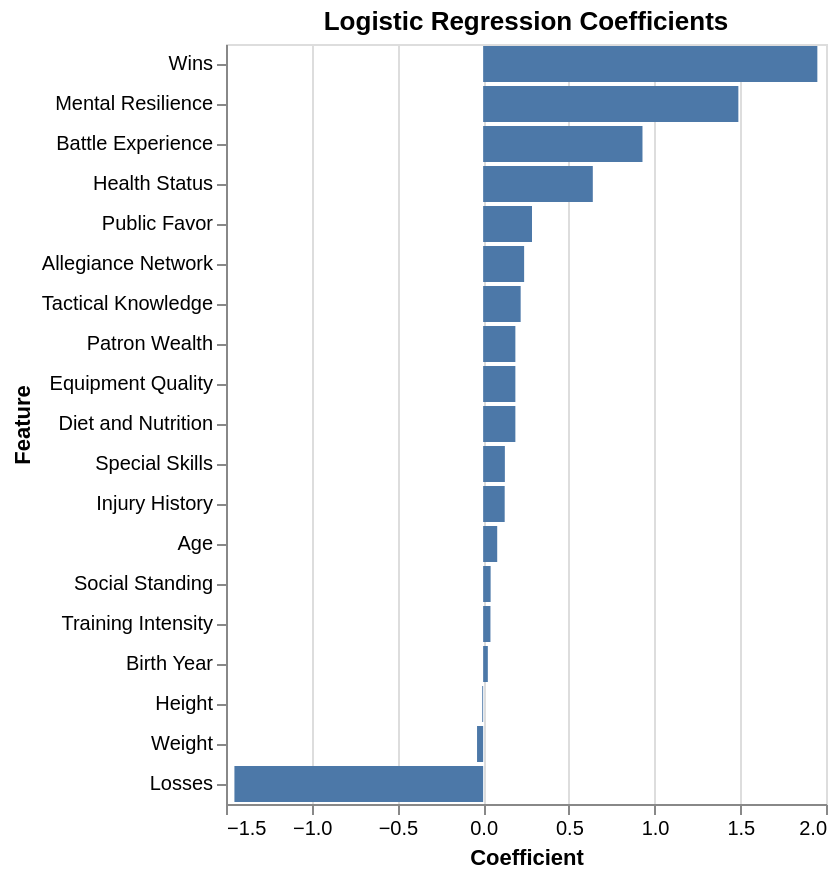

This figure's notebook cell:
### Code cell
import altair as alt

chart = alt.Chart(df_coef).mark_bar().encode(
    x=alt.X('coef:Q', title='Coefficient'),
    y=alt.Y('feature:N', sort='-x', title='Feature')
).properties(
    title='Logistic Regression Coefficients'
)

chart

### Figure 1 — Vega-Lite specification as saved in the notebook (floating-point values rounded to 4 significant figures)
{"config": {"view": {"continuousWidth": 300, "continuousHeight": 300}}, "data": {"name": "data-2cfe27b8def39ca22c14009936614227"}, "mark": {"type": "bar"}, "encoding": {"x": {"field": "coef", "title": "Coefficient", "type": "quantitative"}, "y": {"field": "feature", "sort": "-x", "title": "Feature", "type": "nominal"}}, "title": "Logistic Regression Coefficients", "$schema": "https://vega.github.io/schema/vega-lite/v5.20.1.json", "datasets": {"data-2cfe27b8def39ca22c14009936614227": [{"feature": "Wins", "coef": 1.95, "abs_coef": 1.95}, {"feature": "Mental Resilience", "coef": 1.489, "abs_coef": 1.489}, {"feature": "Losses", "coef": -1.451, "abs_coef": 1.451}, {"feature": "Battle Experience", "coef": 0.9295, "abs_coef": 0.9295}, {"feature": "Health Status", "coef": 0.6397, "abs_coef": 0.6397}, {"feature": "Public Favor", "coef": 0.285, "abs_coef": 0.285}, {"feature": "Allegiance Network", "coef": 0.2391, "abs_coef": 0.2391}, {"feature": "Tactical Knowledge", "coef": 0.2189, "abs_coef": 0.2189}, {"feature": "Patron Wealth", "coef": 0.188, "abs_coef": 0.188}, {"feature": "Equipment Quality", "coef": 0.188, "abs_coef": 0.188}, {"feature": "Diet and Nutrition", "coef": 0.188, "abs_coef": 0.188}, {"feature": "Special Skills", "coef": 0.1267, "abs_coef": 0.1267}, {"feature": "Injury History", "coef": 0.1257, "abs_coef": 0.1257}, {"feature": "Age", "coef": 0.08203, "abs_coef": 0.08203}, {"feature": "Social Standing", "coef": 0.04364, "abs_coef": 0.04364}, {"feature": "Training Intensity", "coef": 0.04257, "abs_coef": 0.04257}, {"feature": "Weight", "coef": -0.03562, "abs_coef": 0.03562}, {"feature": "Birth Year", "coef": 0.02733, "abs_coef": 0.02733}, {"feature": "Height", "coef": -0.005281, "abs_coef": 0.005281}]}}
